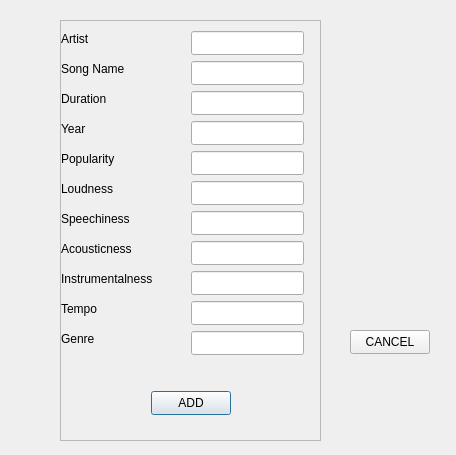
<?xml version="1.0" encoding="UTF-8"?>
<ui version="4.0">
 <class>AddRowDialog</class>
 <widget class="QDialog" name="AddRowDialog">
  <property name="geometry">
   <rect>
    <x>0</x>
    <y>0</y>
    <width>456</width>
    <height>455</height>
   </rect>
  </property>
  <property name="windowTitle">
   <string>Dialog</string>
  </property>
  <widget class="QScrollArea" name="scrollArea">
   <property name="geometry">
    <rect>
     <x>60</x>
     <y>20</y>
     <width>261</width>
     <height>421</height>
    </rect>
   </property>
   <property name="widgetResizable">
    <bool>true</bool>
   </property>
   <widget class="QWidget" name="scrollAreaWidgetContents_2">
    <property name="geometry">
     <rect>
      <x>0</x>
      <y>0</y>
      <width>259</width>
      <height>419</height>
     </rect>
    </property>
    <widget class="QLineEdit" name="lineEdit">
     <property name="geometry">
      <rect>
       <x>130</x>
       <y>10</y>
       <width>113</width>
       <height>24</height>
      </rect>
     </property>
    </widget>
    <widget class="QLineEdit" name="lineEdit_2">
     <property name="geometry">
      <rect>
       <x>130</x>
       <y>40</y>
       <width>113</width>
       <height>24</height>
      </rect>
     </property>
    </widget>
    <widget class="QLineEdit" name="lineEdit_3">
     <property name="geometry">
      <rect>
       <x>130</x>
       <y>70</y>
       <width>113</width>
       <height>24</height>
      </rect>
     </property>
     <property name="inputMethodHints">
      <set>Qt::ImhDigitsOnly</set>
     </property>
    </widget>
    <widget class="QLineEdit" name="lineEdit_4">
     <property name="geometry">
      <rect>
       <x>130</x>
       <y>100</y>
       <width>113</width>
       <height>24</height>
      </rect>
     </property>
     <property name="inputMethodHints">
      <set>Qt::ImhDigitsOnly</set>
     </property>
    </widget>
    <widget class="QLineEdit" name="lineEdit_5">
     <property name="geometry">
      <rect>
       <x>130</x>
       <y>130</y>
       <width>113</width>
       <height>24</height>
      </rect>
     </property>
     <property name="inputMethodHints">
      <set>Qt::ImhDigitsOnly</set>
     </property>
    </widget>
    <widget class="QLineEdit" name="lineEdit_6">
     <property name="geometry">
      <rect>
       <x>130</x>
       <y>160</y>
       <width>113</width>
       <height>24</height>
      </rect>
     </property>
     <property name="inputMethodHints">
      <set>Qt::ImhDigitsOnly</set>
     </property>
    </widget>
    <widget class="QLineEdit" name="lineEdit_7">
     <property name="geometry">
      <rect>
       <x>130</x>
       <y>190</y>
       <width>113</width>
       <height>24</height>
      </rect>
     </property>
    </widget>
    <widget class="QLineEdit" name="lineEdit_8">
     <property name="geometry">
      <rect>
       <x>130</x>
       <y>220</y>
       <width>113</width>
       <height>24</height>
      </rect>
     </property>
    </widget>
    <widget class="QPushButton" name="ok">
     <property name="geometry">
      <rect>
       <x>90</x>
       <y>370</y>
       <width>80</width>
       <height>24</height>
      </rect>
     </property>
     <property name="text">
      <string>ADD</string>
     </property>
    </widget>
    <widget class="QLineEdit" name="lineEdit_9">
     <property name="geometry">
      <rect>
       <x>130</x>
       <y>250</y>
       <width>113</width>
       <height>24</height>
      </rect>
     </property>
    </widget>
    <widget class="QLineEdit" name="lineEdit_10">
     <property name="geometry">
      <rect>
       <x>130</x>
       <y>280</y>
       <width>113</width>
       <height>24</height>
      </rect>
     </property>
    </widget>
    <widget class="QLineEdit" name="lineEdit_11">
     <property name="geometry">
      <rect>
       <x>130</x>
       <y>310</y>
       <width>113</width>
       <height>24</height>
      </rect>
     </property>
    </widget>
    <widget class="QLabel" name="label_2">
     <property name="geometry">
      <rect>
       <x>0</x>
       <y>310</y>
       <width>58</width>
       <height>16</height>
      </rect>
     </property>
     <property name="text">
      <string>Genre</string>
     </property>
    </widget>
    <widget class="QLabel" name="label_3">
     <property name="geometry">
      <rect>
       <x>0</x>
       <y>280</y>
       <width>58</width>
       <height>16</height>
      </rect>
     </property>
     <property name="text">
      <string>Tempo</string>
     </property>
    </widget>
    <widget class="QLabel" name="label_4">
     <property name="geometry">
      <rect>
       <x>0</x>
       <y>250</y>
       <width>111</width>
       <height>16</height>
      </rect>
     </property>
     <property name="text">
      <string>Instrumentalness</string>
     </property>
    </widget>
    <widget class="QLabel" name="label_5">
     <property name="geometry">
      <rect>
       <x>0</x>
       <y>220</y>
       <width>111</width>
       <height>16</height>
      </rect>
     </property>
     <property name="text">
      <string>Acousticness</string>
     </property>
    </widget>
    <widget class="QLabel" name="label_6">
     <property name="geometry">
      <rect>
       <x>0</x>
       <y>70</y>
       <width>91</width>
       <height>16</height>
      </rect>
     </property>
     <property name="text">
      <string>Duration</string>
     </property>
    </widget>
    <widget class="QLabel" name="label_7">
     <property name="geometry">
      <rect>
       <x>0</x>
       <y>100</y>
       <width>58</width>
       <height>16</height>
      </rect>
     </property>
     <property name="text">
      <string>Year</string>
     </property>
    </widget>
    <widget class="QLabel" name="label_8">
     <property name="geometry">
      <rect>
       <x>0</x>
       <y>130</y>
       <width>101</width>
       <height>16</height>
      </rect>
     </property>
     <property name="text">
      <string>Popularity</string>
     </property>
    </widget>
    <widget class="QLabel" name="label_9">
     <property name="geometry">
      <rect>
       <x>0</x>
       <y>160</y>
       <width>81</width>
       <height>16</height>
      </rect>
     </property>
     <property name="text">
      <string>Loudness</string>
     </property>
    </widget>
    <widget class="QLabel" name="label_10">
     <property name="geometry">
      <rect>
       <x>0</x>
       <y>10</y>
       <width>58</width>
       <height>16</height>
      </rect>
     </property>
     <property name="text">
      <string>Artist</string>
     </property>
    </widget>
    <widget class="QLabel" name="label_11">
     <property name="geometry">
      <rect>
       <x>0</x>
       <y>40</y>
       <width>111</width>
       <height>16</height>
      </rect>
     </property>
     <property name="text">
      <string>Song Name</string>
     </property>
    </widget>
    <widget class="QLabel" name="label_12">
     <property name="geometry">
      <rect>
       <x>0</x>
       <y>190</y>
       <width>101</width>
       <height>16</height>
      </rect>
     </property>
     <property name="text">
      <string>Speechiness</string>
     </property>
    </widget>
   </widget>
  </widget>
  <widget class="QPushButton" name="cancel">
   <property name="geometry">
    <rect>
     <x>350</x>
     <y>330</y>
     <width>80</width>
     <height>24</height>
    </rect>
   </property>
   <property name="text">
    <string>CANCEL</string>
   </property>
  </widget>
 </widget>
 <resources/>
 <connections/>
</ui>
